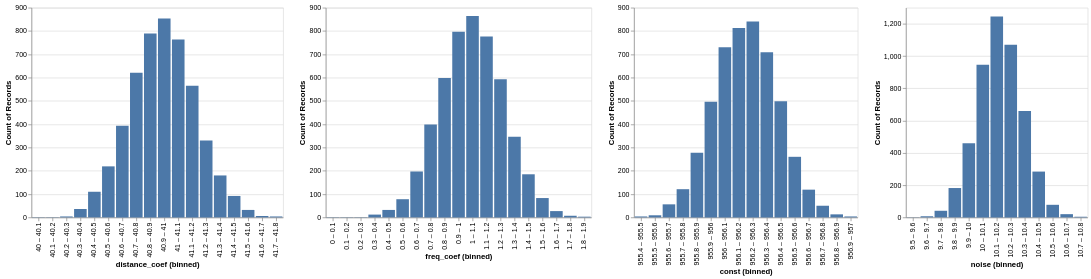

Notebook source saved alongside this figure:
### Markdown cell above
# Posterior distributions

### Code cell
import altair as alt

base = alt.Chart(pd.DataFrame(posterior).head(5000)).mark_bar().encode(y="count()")
base.encode(
    x=alt.X("distance_coef:O").bin(maxbins=20),
) | base.encode(
    x=alt.X("freq_coef:O").bin(maxbins=20),
) | base.encode(
    x=alt.X("const:O").bin(maxbins=20),
) | base.encode(
    x=alt.X("noise:O").bin(maxbins=20),
)

### Figure 1 — Vega-Lite specification as saved in the notebook (floating-point values rounded to 4 significant figures; data arrays with more than 128 entries replaced by an {"elided": "..."} marker saying what was removed)
{"config": {"view": {"continuousWidth": 300, "continuousHeight": 300}}, "hconcat": [{"mark": {"type": "bar"}, "encoding": {"x": {"bin": {"maxbins": 20}, "field": "distance_coef", "type": "ordinal"}, "y": {"aggregate": "count", "type": "quantitative"}}}, {"mark": {"type": "bar"}, "encoding": {"x": {"bin": {"maxbins": 20}, "field": "freq_coef", "type": "ordinal"}, "y": {"aggregate": "count", "type": "quantitative"}}}, {"mark": {"type": "bar"}, "encoding": {"x": {"bin": {"maxbins": 20}, "field": "const", "type": "ordinal"}, "y": {"aggregate": "count", "type": "quantitative"}}}, {"mark": {"type": "bar"}, "encoding": {"x": {"bin": {"maxbins": 20}, "field": "noise", "type": "ordinal"}, "y": {"aggregate": "count", "type": "quantitative"}}}], "data": {"name": "data-8d4e60b10fafd9a4f0298fb3130bae09"}, "$schema": "https://vega.github.io/schema/vega-lite/v5.17.0.json", "datasets": {"data-8d4e60b10fafd9a4f0298fb3130bae09": {"elided": "5000 records"}}}
